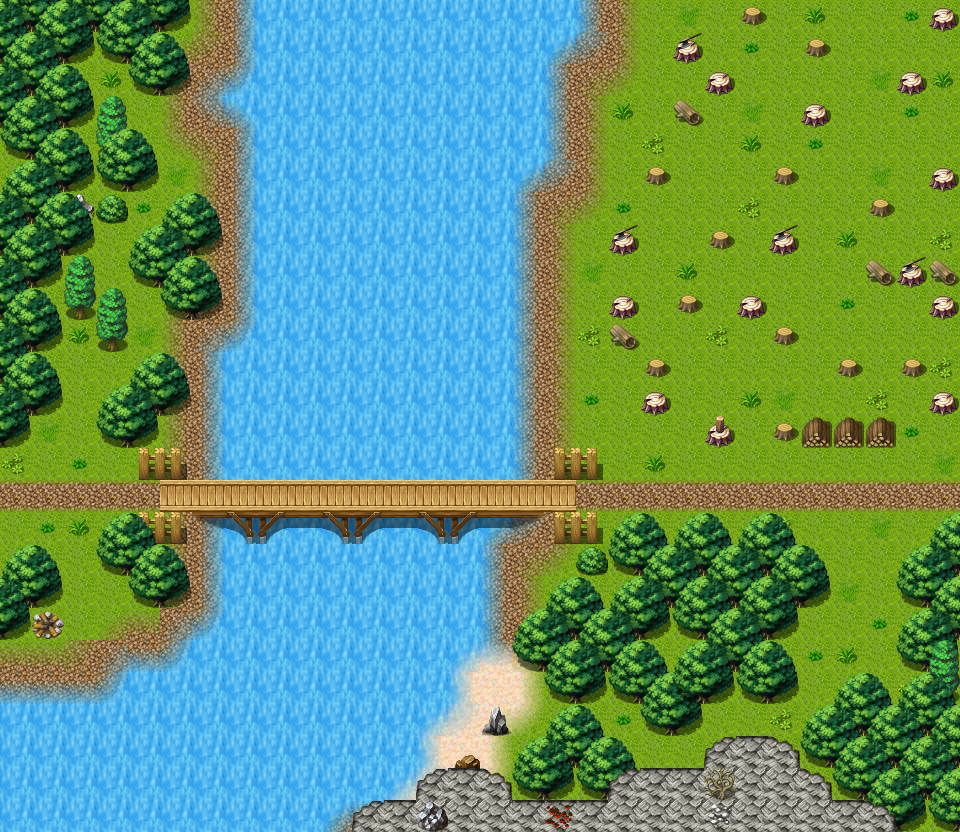

Rendered tile map (Tiled .tmx) drawn with the repository's tilesets; below, a short description and the map source with its tile grids summarised:
An orthogonal 30x26 tile map with 32x32 px tiles, 4 tile layers (Ground, Objects, Above, Top), 2 hidden layers not drawn, 19 tilesets and 15 objects (7x spawn, 5x mapchange, 2x script, replace).

<map version="1.0" orientation="orthogonal" width="30" height="26" tilewidth="32" tileheight="32">
    <properties>
        <property name="outdoors" value="1" />
    </properties>
    <tileset firstgid="1" name="map_19" tilewidth="32" tileheight="32">
        <image source="../drawable/map_19.png" />
    </tileset>
    <tileset firstgid="65" name="map_6" tilewidth="32" tileheight="32">
        <image source="../drawable/map_6.png" />
    </tileset>
    <tileset firstgid="129" name="map_0" tilewidth="32" tileheight="32">
        <image source="../drawable/map_0.png" />
    </tileset>
    <tileset firstgid="193" name="map_38" tilewidth="32" tileheight="32">
        <image source="../drawable/map_38.png" />
    </tileset>
    <tileset firstgid="257" name="map_4" tilewidth="32" tileheight="32">
        <image source="../drawable/map_4.png" />
    </tileset>
    <tileset firstgid="321" name="map_3" tilewidth="32" tileheight="32">
        <image source="../drawable/map_3.png" />
    </tileset>
    <tileset firstgid="385" name="map_33" tilewidth="32" tileheight="32">
        <image source="../drawable/map_33.png" />
    </tileset>
    <tileset firstgid="449" name="map_16" tilewidth="32" tileheight="32">
        <image source="../drawable/map_16.png" />
    </tileset>
    <tileset firstgid="513" name="map_17" tilewidth="32" tileheight="32">
        <image source="../drawable/map_17.png" />
    </tileset>
    <tileset firstgid="577" name="map_1" tilewidth="32" tileheight="32">
        <image source="../drawable/map_1.png" />
    </tileset>
    <tileset firstgid="641" name="map_27" tilewidth="32" tileheight="32">
        <image source="../drawable/map_27.png" />
    </tileset>
    <tileset firstgid="705" name="map_26" tilewidth="32" tileheight="32">
        <image source="../drawable/map_26.png" />
    </tileset>
    <tileset firstgid="769" name="map_5" tilewidth="32" tileheight="32">
        <image source="../drawable/map_5.png" />
    </tileset>
    <tileset firstgid="833" name="map_34" tilewidth="32" tileheight="32">
        <image source="../drawable/map_34.png" />
    </tileset>
    <tileset firstgid="897" name="map_42" tilewidth="32" tileheight="32">
        <image source="../drawable/map_42.png" />
    </tileset>
    <tileset firstgid="961" name="map_7" tilewidth="32" tileheight="32">
        <image source="../drawable/map_7.png" />
    </tileset>
    <tileset firstgid="1025" name="map_20" tilewidth="32" tileheight="32">
        <image source="../drawable/map_20.png" />
    </tileset>
    <tileset firstgid="1089" name="map_18" tilewidth="32" tileheight="32">
        <image source="../drawable/map_18.png" />
    </tileset>
    <tileset firstgid="1153" name="map_2" tilewidth="32" tileheight="32">
        <image source="../drawable/map_2.png" />
    </tileset>
    <layer name="Ground" width="30" height="26">
        <data>[780 cells, 780 non-empty, 8 distinct tile ids]</data>
    </layer>
    <layer name="Objects" width="30" height="26">
        <data>[780 cells, 296 non-empty, 43 distinct tile ids]</data>
    </layer>
    <layer name="Above" width="30" height="26">
        <data>[780 cells, 154 non-empty, 19 distinct tile ids]</data>
    </layer>
    <layer name="Top" width="30" height="26">
        <data>[780 cells, 1 non-empty, 1 distinct tile ids]</data>
    </layer>
    <layer name="Above_1" width="30" height="26" visible="0">
        <data>[780 cells, 54 non-empty, 4 distinct tile ids]</data>
    </layer>
    <layer name="Walkable" width="30" height="26" visible="0">
        <data>[780 cells, 436 non-empty, 1 distinct tile ids]</data>
    </layer>
    <objectgroup name="Mapevents" visible="0">
        <object name="north1" type="mapchange" x="928" y="32" width="32" height="128">
            <properties>
                <property name="map" value="roadtocarntower1" />
                <property name="place" value="left1" />
            </properties>
        </object>
        <object name="north2" type="mapchange" x="928" y="192" width="32" height="64">
            <properties>
                <property name="map" value="roadtocarntower1" />
                <property name="place" value="left2" />
            </properties>
        </object>
        <object name="north4" type="mapchange" x="928" y="416" width="32" height="128">
            <properties>
                <property name="map" value="roadtocarntower1" />
                <property name="place" value="left4" />
            </properties>
        </object>
        <object name="north3" type="mapchange" x="928" y="320" width="32" height="64">
            <properties>
                <property name="map" value="roadtocarntower1" />
                <property name="place" value="left3" />
            </properties>
        </object>
        <object name="north" type="mapchange" x="608" y="0" width="320" height="32">
            <properties>
                <property name="map" value="fields10" />
                <property name="place" value="south" />
            </properties>
        </object>
        <object name="watermark_script" type="script" x="480" y="672" width="32" height="32" />
        <object name="watermark_script2" type="script" x="544" y="704" width="64" height="32" />
    </objectgroup>
    <objectgroup name="Spawn uniques" visible="0">
        <object name="fieldwasp_unique" type="spawn" x="544" y="64" width="352" height="384">
            <properties>
                <property name="spawngroup" value="fieldwasp_unique" />
            </properties>
        </object>
        <object name="rogorn" type="spawn" x="96" y="608" width="32" height="32">
            <properties>
                <property name="spawngroup" value="rogorn" />
            </properties>
        </object>
        <object name="rogorn_henchman" type="spawn" x="64" y="608" width="32" height="32">
            <properties>
                <property name="spawngroup" value="rogorn_henchman" />
            </properties>
        </object>
        <object name="rogorn_henchman_1" type="spawn" x="64" y="576" width="32" height="32">
            <properties>
                <property name="spawngroup" value="rogorn_henchman" />
            </properties>
        </object>
        <object name="rivertroll" type="spawn" x="384" y="480" width="32" height="32">
            <properties>
                <property name="spawngroup" value="rivertroll" />
            </properties>
        </object>
        <object name="river_mermaid" type="spawn" x="256" y="544" width="224" height="256">
            <properties>
                <property name="spawngroup" value="river_mermaid" />
            </properties>
        </object>
    </objectgroup>
    <objectgroup name="Spawn monsters" visible="0">
        <object name="fieldwasp_2" type="spawn" x="544" y="64" width="352" height="384">
            <properties>
                <property name="quantity" value="3" />
                <property name="spawngroup" value="fieldwasp_2" />
            </properties>
        </object>
    </objectgroup>
    <objectgroup name="Keys" visible="0" />
    <objectgroup name="Replace" visible="0">
        <object name="replace_mermaid_visible" type="replace" x="224" y="544" width="256" height="256">
            <properties>
                <property name="Above" value="Above_1" />
                <property name="requireId" value="mermaid_scale" />
                <property name="requireType" value="questProgress" />
                <property name="requireValue" value="210" />
            </properties>
        </object>
    </objectgroup>
</map>
